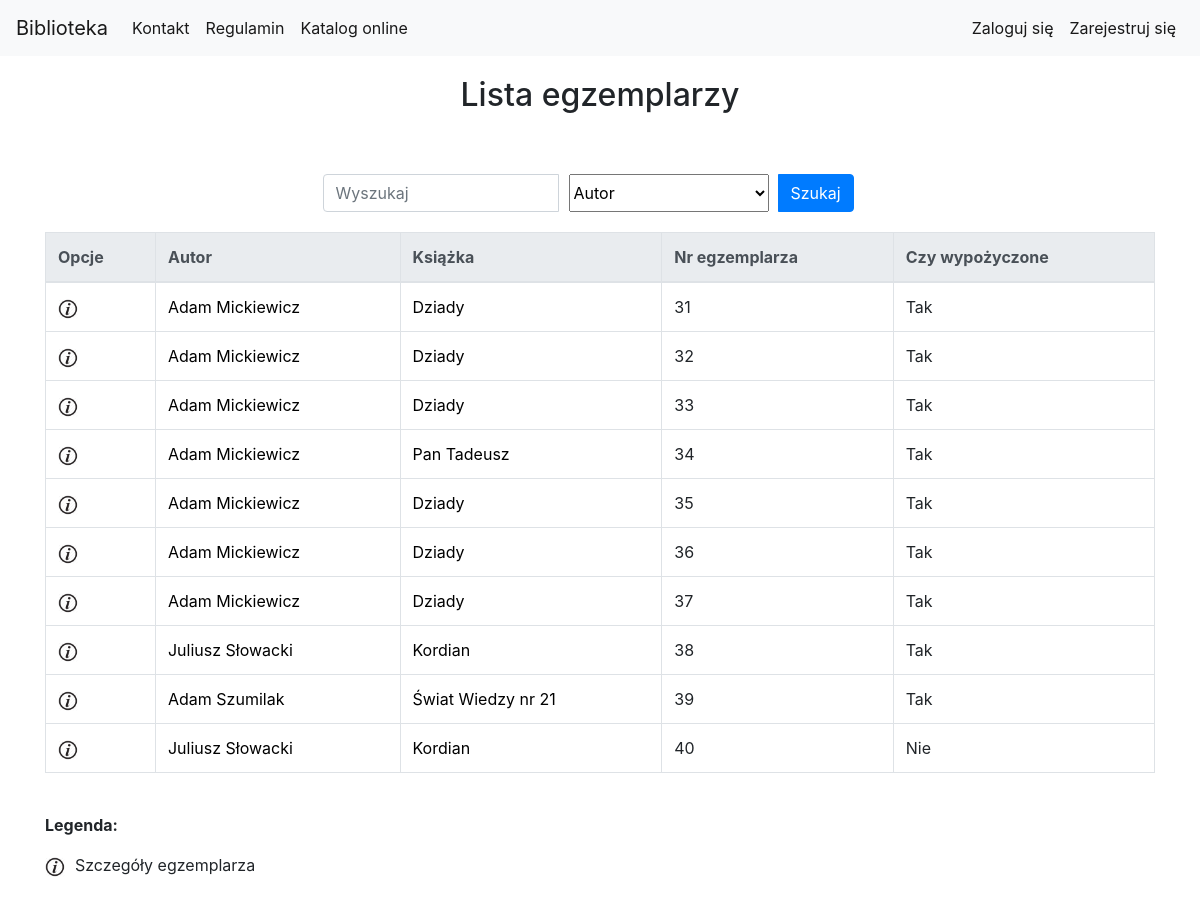
The page /library/book_copy_list/ on the database as committed earlier.
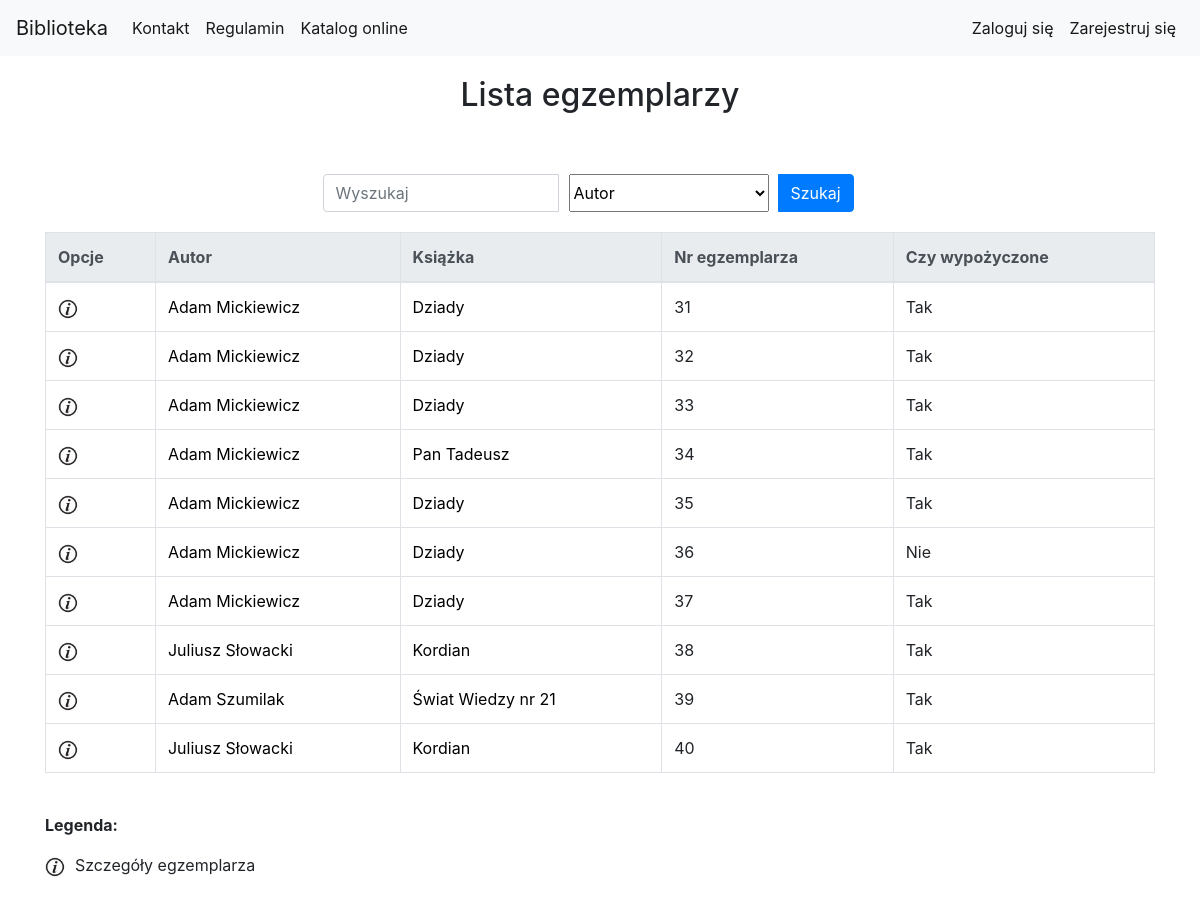
The same page on the database as committed later.
### library_app/models.py (models this page shows, shortened)
class BookCopy(models.Model):
    book = models.ForeignKey(Book, related_name="bookcopies", verbose_name='Wybierz książkę') #teraz w templatce mozemy z poziomu klasy book odnosic sie do obiektow bookcopy, np {{book.bookcopies.count}} da liczbe kopii ksiazek ktore maja w polu book id danej ksiazki
    is_borrowed = models.BooleanField(default=False)

class Book(models.Model):
    authors = models.ManyToManyField(Author, related_name='book_authors', verbose_name='Autorzy')
    category = models.ForeignKey(Category, related_name='book_categories', verbose_name='Kategoria')
    publishing_house = models.ForeignKey(PublishingHouse, related_name='publishing_houses', verbose_name='Wydawnictwo')
    isbn = models.CharField(max_length=30, unique=True, verbose_name='Numer ISBN')
    title = models.CharField(max_length=200, verbose_name='Tytuł')
    description = models.TextField(blank=True, default='', verbose_name='Opis')
    publish_date = models.DateField(default=datetime.now, blank=True, verbose_name='Data publikacji')
    edition = models.PositiveIntegerField(default=1, verbose_name='Numer wydania')
    image_url = models.URLField(default='', blank=True, null=True, verbose_name='Adres url okładki zakończony rozszerzeniem obrazu')
    add_date = models.DateTimeField(auto_now=True)
    slug = models.SlugField(allow_unicode=True, unique=True)

### library_app/views.py (the view)
class BookCopyListView(generic.ListView):
    model = models.BookCopy
    paginate_by = 10
    def get_queryset(self):
        search_query = self.request.GET.get("search_query")
        search_type = self.request.GET.get("search_type")
        if search_query is not None:
            if search_type == "title":
                return models.BookCopy.objects.all().filter(book__title__icontains=search_query)
            elif search_type == "author":
                authors_result = models.BookCopy.objects.all().filter(book__authors__first_name__icontains=search_query) | models.BookCopy.objects.all().filter(book__authors__last_name__icontains=search_query)
                return authors_result
            elif search_type == "bookcopy_nr":
                return models.BookCopy.objects.all().filter(id__icontains=search_query)
            elif search_type == "isbn":
                return models.BookCopy.objects.all().filter(book__isbn__icontains=search_query)
        else:
            return models.BookCopy.objects.all()

### library_app/templates/library_app/bookcopy_list.html (shortened to what the changed rows need)
{% extends "base.html" %}
{% load static %}
{% load custom_tags %}
{% block body_block %}
<div class="container">
    <div class="page-title">
        <h2>Lista egzemplarzy </h2>
    </div>
        {% if user.is_authenticated and user.is_superuser %}
            <div class="other_create_buttons">
                <a class="btn btn-primary" href="{% url 'library_app:bookcopy_create' %}">Dodaj egzemplarz książki</a>
            </div>
            <table class="table table-bordered table-hover">
                <thead class="thead-light">
                    <tr>
                        <th scope="col">Opcje</th>
                        <th scope="col">Autor</th>
                        <th scope="col">Książka</th>
                        <th scope="col">Nr egzemplarza</th>
                        <th scope="col">Pożyczone dla</th>
                        <th scope="col">Data wypożyczenia</th>
                        <th scope="col">Data oddania</th>
                    </tr>
                </thead>
                <tbody>
                    {% for bookcopy in bookcopy_list %}
                    {% get_bookcopy_borrow bookcopy.id as book_copy_borrow_obj %}
                    <tr>
                        <td>
                            <a href="{% url 'library_app:bookcopy_detail' pk=bookcopy.pk %}"><img src="{% static 'website_icons/info_ico.png' %}"
                                    alt="Szczegóły" width="20" height="20"></a>
                            {% if bookcopy.is_borrowed == False %}
                            <a href="{% url 'library_app:bookcopy_delete' pk=bookcopy.pk %}"><img src="{% static 'website_icons/del_ico.png' %}"
                                    alt="Usuń" width="20" height="20"></a>
                            {% else %}
                            <a href="{% url 'library_app:borrow_delete' pk=book_copy_borrow_obj.pk %}"><img src="{% static 'website_icons/del_borrow_ico.png' %}"
                                    alt="Usuń wypozyczenie" width="20" height="20"></a>
                            {% endif %}
                        </td>
                        <td>
                            {% for author in bookcopy.book.authors.all %}
                            <a href="{% url 'library_app:author_detail' pk=author.pk %}">{{author.first_name}} {{author.last_name}}</a>
                            {% endfor %}
                        </td>
                        <td><a href="{% url 'library_app:book_detail' pk=bookcopy.book.pk %}">{{bookcopy.book.title}}</a></td>
                        <td><a href="{% url 'library_app:bookcopy_detail' pk=bookcopy.pk %}"></a>{{bookcopy.id}}</a></td>
                        {% if book_copy_borrow_obj %}
                        <td>{{book_copy_borrow_obj.user.get_full_name}}</a></td>
                        <td>{{book_copy_borrow_obj.borrow_date}}</a></td>
                        <td>{{book_copy_borrow_obj.receive_date}}</a></td>
                        {% else %}
                        <td>-</td>
                        <td>-</td>
                        <td>-</td>
                        {% endif %}
                    </tr>
                    {% endfor %}
                </tbody>
            </table>
        {% else %}
            <table class="table table-bordered table-hover">
                <thead class="thead-light">
                    <tr>
                        <th scope="col">Opcje</th>
                        <th scope="col">Autor</th>
                        <th scope="col">Książka</th>
                        <th scope="col">Nr egzemplarza</th>
                        <th scope="col">Czy wypożyczone</th>
                    </tr>
                </thead>
                <tbody>
                    {% for bookcopy in bookcopy_list %}
                    <tr>
                        <td>
                            <a href="{% url 'library_app:bookcopy_detail' pk=bookcopy.pk %}"><img src="{% static 'website_icons/info_ico.png' %}"
                                    alt="Szczegóły" width="20" height="20"></a>
                        </td>
                        <td>
                            {% for author in bookcopy.book.authors.all %}
                            <a href="{% url 'library_app:author_detail' pk=author.pk %}">{{author.first_name}} {{author.last_name}}</a>
                            {% endfor %}
                        </td>
                        <td><a href="{% url 'library_app:book_detail' pk=bookcopy.book.pk %}">{{bookcopy.book.title}}</a></td>
                        <td><a href="{% url 'library_app:bookcopy_detail' pk=bookcopy.pk %}"></a>{{bookcopy.id}}</a></td>
                        <td>
                            {% if bookcopy.is_borrowed %}
                                Tak
                            {% else %}
                                Nie
                            {% endif %}
                        </td>
                    </tr>
                    {% endfor %}
                </tbody>
            </table>
        {% endif %}
</div>
{% endblock %}

Rows that differ between the two databases and show on the page:
changed BookCopy id 36: is_borrowed "Tak" → "Nie"
changed BookCopy id 40: is_borrowed "Nie" → "Tak"
